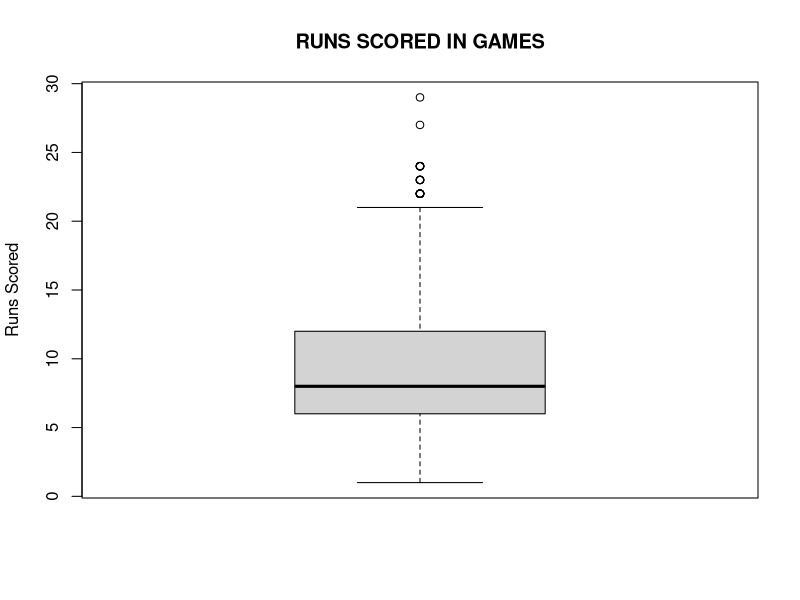
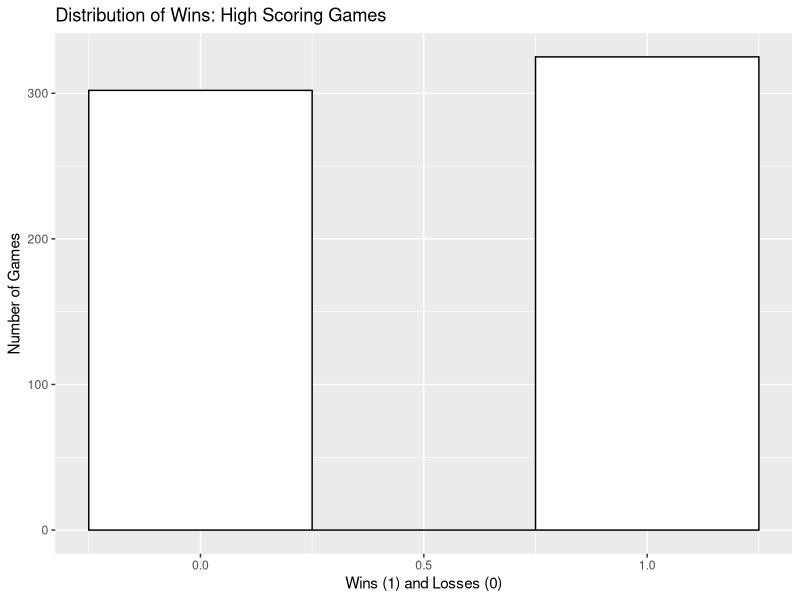
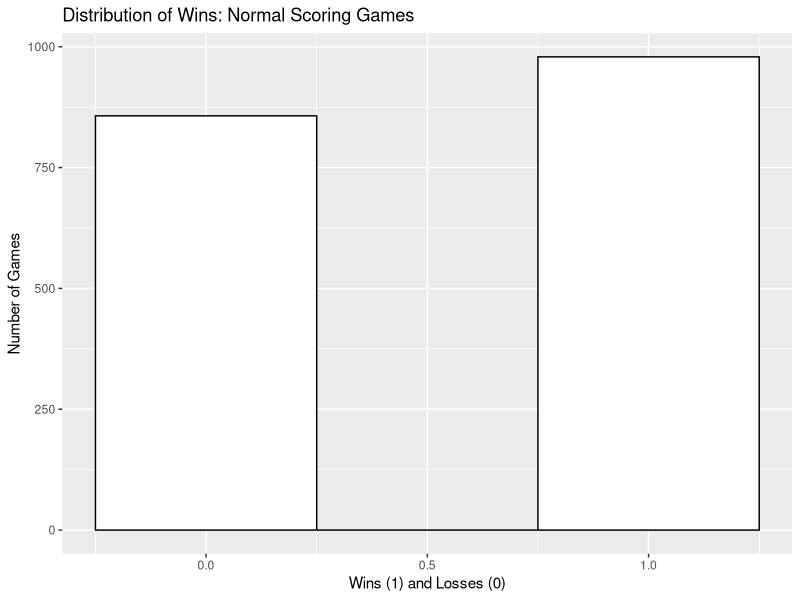

Write the R code that produced these figures, in order.

install.packages("ggplot2")

## Setting Up DataFrames
## In this step, I read in the MLB Data csv into a dataframe in R
mlb = read.csv("MLB.csv", header=TRUE)
mlb[1:35,]

## Baseline Win Percentage
## In this step, I calculate the home team win percentage across all MLB games.
total_games = nrow(mlb)
home_win_pct = sum(mlb$win) / total_games
home_win_pct

## Boxplot
## In this step, I produce a boxplot of runs scored in all MLB games
boxplot(mlb$runs,main=toupper("Runs Scored in Games"), ylab="Runs Scored")

## Set Threshold
## In this step, I set the threshold of what is a high scoring MLB game
high_scoring = quantile(mlb$runs, .75)
high_scoring

## Create Subsetted Data Frames
## In this step, I create dataframes for high scoring games and normal scoring games that are subsets of my main data frame.
## Subset dataframe on high scoring games only (runs >= 12)
high_scoring_games = (mlb[which(mlb$runs >= 12),])
hs_win_pct = sum(high_scoring_games$win) / nrow(high_scoring_games)
hs_win_pct
## Subset dataframe on normal scoring games (runs < 12)
low_scoring_games = (mlb[which(mlb$runs < 12),])
ns_win_pct = sum(low_scoring_games$win) / nrow(low_scoring_games)
ns_win_pct

## Conduct Test
## In this step, I conduct my first two sample z test for proportions.
phat = c(0.5183413, 0.5332244)
n = c(627, 1836)
x = phat*n
z2.prop = prop.test(x, n, alternative="greater", correct=FALSE)
z2.prop

## Create Distribution Graphs
## In this step, I create graphs to visualize the distribution of wins in high and normal scoring games.
library(ggplot2)
## High scoring games
samp_data_hs = high_scoring_games$win
## Plot the sample
samp_df_hs <- data.frame(samp_data_hs)

ggplot(samp_df_hs, aes(x=samp_data_hs)) +
geom_histogram(binwidth=0.5,fill="white",color="black") +
ggtitle("Distribution of Wins: High Scoring Games") +
xlab("Wins (1) and Losses (0)") + ylab("Number of Games")

## Normal scoring games
samp_data_ls = low_scoring_games$win
## Plot the sample
samp_df_ls <- data.frame(samp_data_ls)

ggplot(samp_df_ls, aes(x=samp_data_ls)) +
geom_histogram(binwidth=0.5,fill="white",color="black") +
ggtitle("Distribution of Wins: Normal Scoring Games") +
xlab("Wins (1) and Losses (0)") + ylab("Number of Games")


## Bootstrap Data
## In this step, I produce bootstrapped data and re-compute the win proportions for high and normal scoring games.
## High scoring games
## Determine the number of bootstrap samples
N<-10000
## Draw the bootstrap samples
boot_samp_hs = replicate(N, sample(samp_data_hs, replace=TRUE))
boot_means_hs = apply(boot_samp_hs,2,mean)
sum(boot_means_hs) / 10000

## Normal scoring games
## Determine the number of bootstrap samples
N<-10000
## Draw the bootstrap samples
boot_samp_ls = replicate(N, sample(samp_data_ls, replace=TRUE))
boot_means_ls = apply(boot_samp_ls,2,mean)
sum(boot_means_ls) / 10000

## Conduct Test
## In this step, I conduct my second and final two sample z test for proportions.
phat = c(0.5332244, 0.5183413)
n = c(10000, 10000)
x = phat*n
z2.prop = prop.test(x, n, alternative="greater", correct=FALSE)
z2.prop



